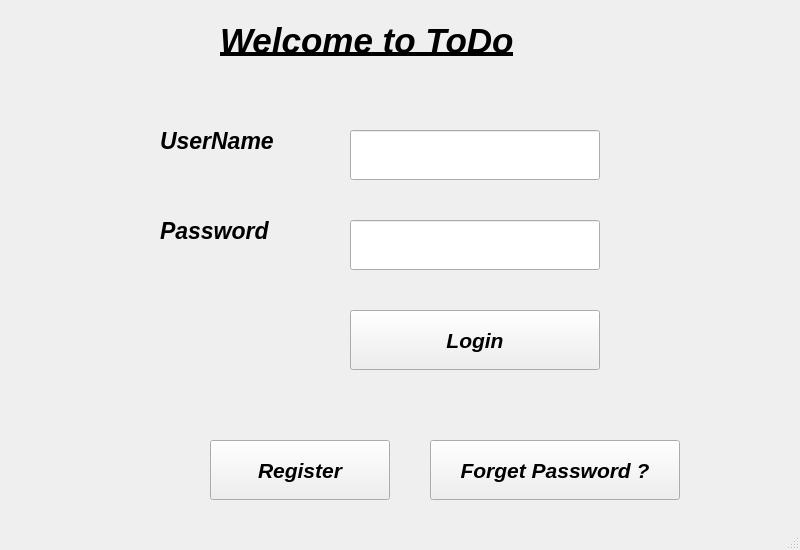
<?xml version="1.0" encoding="UTF-8"?>
<ui version="4.0">
 <class>LoginWindow</class>
 <widget class="QMainWindow" name="LoginWindow">
  <property name="geometry">
   <rect>
    <x>0</x>
    <y>0</y>
    <width>800</width>
    <height>550</height>
   </rect>
  </property>
  <property name="maximumSize">
   <size>
    <width>800</width>
    <height>550</height>
   </size>
  </property>
  <property name="windowTitle">
   <string>LoginWindow</string>
  </property>
  <widget class="QWidget" name="centralwidget">
   <widget class="QLabel" name="usernameLabel">
    <property name="geometry">
     <rect>
      <x>160</x>
      <y>120</y>
      <width>150</width>
      <height>41</height>
     </rect>
    </property>
    <property name="maximumSize">
     <size>
      <width>150</width>
      <height>50</height>
     </size>
    </property>
    <property name="font">
     <font>
      <pointsize>17</pointsize>
      <italic>true</italic>
      <bold>true</bold>
     </font>
    </property>
    <property name="text">
     <string>UserName</string>
    </property>
   </widget>
   <widget class="QLabel" name="welcomeMessageLabel">
    <property name="geometry">
     <rect>
      <x>220</x>
      <y>10</y>
      <width>381</width>
      <height>61</height>
     </rect>
    </property>
    <property name="maximumSize">
     <size>
      <width>400</width>
      <height>100</height>
     </size>
    </property>
    <property name="font">
     <font>
      <pointsize>26</pointsize>
      <italic>true</italic>
      <bold>true</bold>
      <underline>true</underline>
     </font>
    </property>
    <property name="text">
     <string>Welcome to ToDo</string>
    </property>
   </widget>
   <widget class="QLabel" name="PasswordLabel">
    <property name="geometry">
     <rect>
      <x>160</x>
      <y>210</y>
      <width>150</width>
      <height>41</height>
     </rect>
    </property>
    <property name="maximumSize">
     <size>
      <width>150</width>
      <height>50</height>
     </size>
    </property>
    <property name="font">
     <font>
      <pointsize>17</pointsize>
      <italic>true</italic>
      <bold>true</bold>
     </font>
    </property>
    <property name="text">
     <string>Password</string>
    </property>
   </widget>
   <widget class="QPushButton" name="LoginButton">
    <property name="geometry">
     <rect>
      <x>350</x>
      <y>310</y>
      <width>250</width>
      <height>60</height>
     </rect>
    </property>
    <property name="maximumSize">
     <size>
      <width>250</width>
      <height>60</height>
     </size>
    </property>
    <property name="font">
     <font>
      <pointsize>16</pointsize>
      <italic>true</italic>
      <bold>true</bold>
     </font>
    </property>
    <property name="text">
     <string>Login</string>
    </property>
   </widget>
   <widget class="QPushButton" name="RegisterButton">
    <property name="geometry">
     <rect>
      <x>210</x>
      <y>440</y>
      <width>180</width>
      <height>60</height>
     </rect>
    </property>
    <property name="maximumSize">
     <size>
      <width>180</width>
      <height>60</height>
     </size>
    </property>
    <property name="font">
     <font>
      <pointsize>16</pointsize>
      <italic>true</italic>
      <bold>true</bold>
     </font>
    </property>
    <property name="text">
     <string>Register</string>
    </property>
   </widget>
   <widget class="QPushButton" name="ForgetPasswordButton">
    <property name="geometry">
     <rect>
      <x>430</x>
      <y>440</y>
      <width>250</width>
      <height>60</height>
     </rect>
    </property>
    <property name="maximumSize">
     <size>
      <width>250</width>
      <height>60</height>
     </size>
    </property>
    <property name="font">
     <font>
      <pointsize>16</pointsize>
      <italic>true</italic>
      <bold>true</bold>
     </font>
    </property>
    <property name="text">
     <string>Forget Password ?</string>
    </property>
   </widget>
   <widget class="QLineEdit" name="lineEditUsername">
    <property name="geometry">
     <rect>
      <x>350</x>
      <y>130</y>
      <width>250</width>
      <height>50</height>
     </rect>
    </property>
    <property name="maximumSize">
     <size>
      <width>250</width>
      <height>50</height>
     </size>
    </property>
    <property name="font">
     <font>
      <pointsize>13</pointsize>
      <italic>true</italic>
      <bold>true</bold>
     </font>
    </property>
   </widget>
   <widget class="QLineEdit" name="lineEditPassword">
    <property name="geometry">
     <rect>
      <x>350</x>
      <y>220</y>
      <width>250</width>
      <height>50</height>
     </rect>
    </property>
    <property name="maximumSize">
     <size>
      <width>250</width>
      <height>50</height>
     </size>
    </property>
    <property name="font">
     <font>
      <pointsize>13</pointsize>
      <italic>true</italic>
      <bold>true</bold>
     </font>
    </property>
    <property name="echoMode">
     <enum>QLineEdit::Password</enum>
    </property>
   </widget>
   <widget class="QLabel" name="ErrorMessageLabel">
    <property name="geometry">
     <rect>
      <x>160</x>
      <y>80</y>
      <width>500</width>
      <height>30</height>
     </rect>
    </property>
    <property name="maximumSize">
     <size>
      <width>500</width>
      <height>30</height>
     </size>
    </property>
    <property name="font">
     <font>
      <pointsize>13</pointsize>
      <italic>true</italic>
      <bold>true</bold>
     </font>
    </property>
    <property name="text">
     <string/>
    </property>
   </widget>
  </widget>
  <widget class="QMenuBar" name="menubar">
   <property name="geometry">
    <rect>
     <x>0</x>
     <y>0</y>
     <width>800</width>
     <height>26</height>
    </rect>
   </property>
  </widget>
  <widget class="QStatusBar" name="statusbar"/>
 </widget>
 <resources/>
 <connections/>
</ui>
